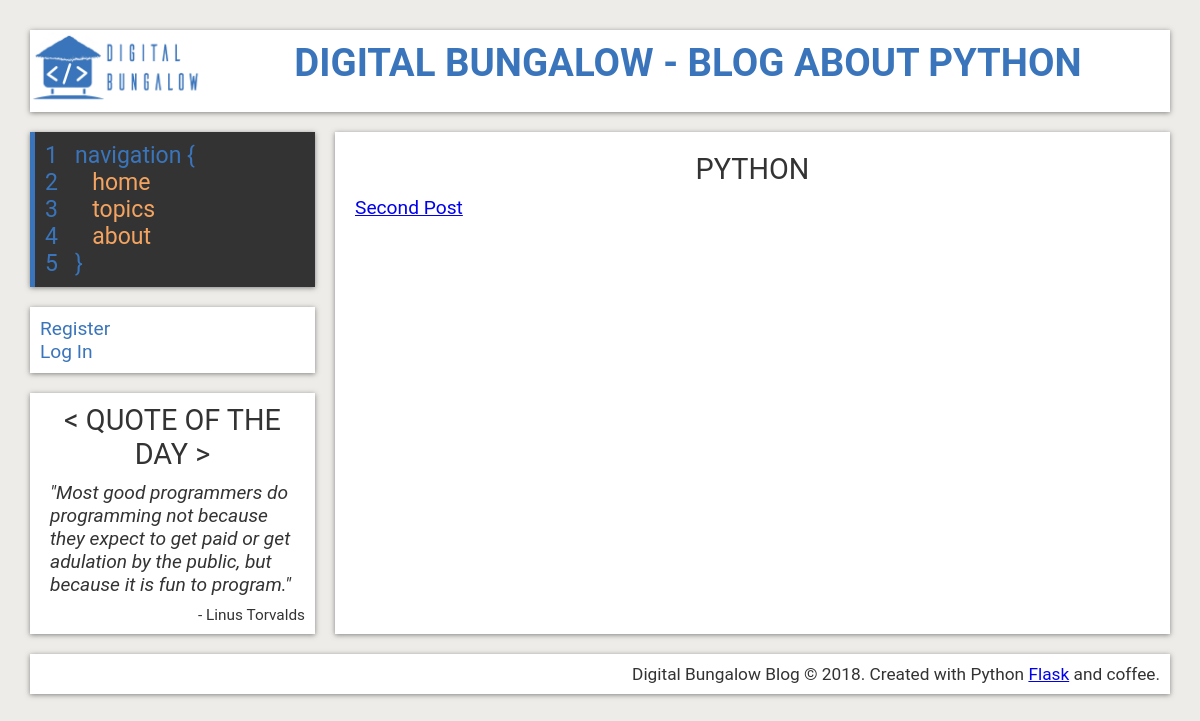
The page /topic/Python on the database as committed earlier.
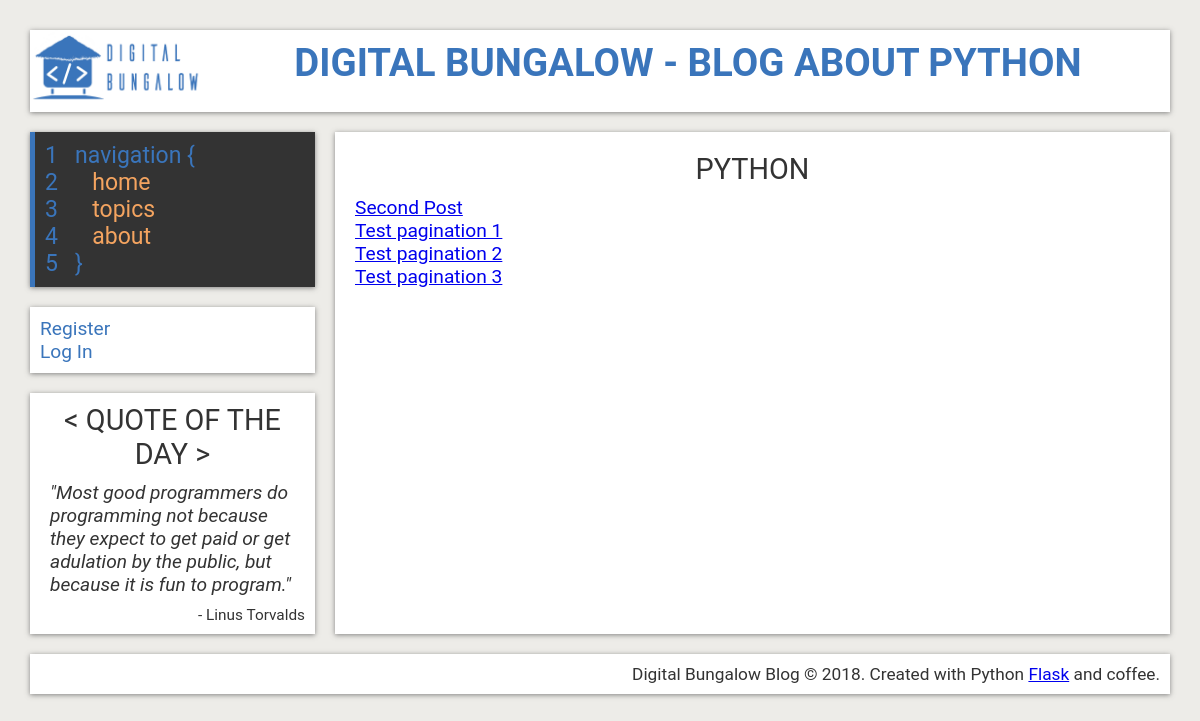
The same page on the database as committed later.
### flaskblog/models.py (models this page shows, shortened)
class Post(db.Model):
    id = db.Column(db.Integer, primary_key=True)
    title = db.Column(db.String(100), nullable=False)
    date_posted = db.Column(db.DateTime, nullable=False, default=datetime.utcnow)
    content = db.Column(db.Text, nullable=False)
    topic_id = db.Column(db.Integer, db.ForeignKey('topic.id'), nullable=False)
    user_id = db.Column(db.Integer, db.ForeignKey('user.id'), nullable=False)

### flaskblog/routes.py (the view)
@app.route("/topic/<topic_name>")
def topic(topic_name):
    topic = Topic.query.filter_by(topicname=topic_name).first()
    return render_template('topic.html', topic=topic)

### flaskblog/templates/topic.html
{% extends "layout.html" %}
{% block content %}
    <article class="topics">
      <section class="post-list">
        <h2>{{ topic.topicname }}</h2>
        {% for post in topic.posts %}
          <td> <p>
            <a href="{{ url_for('post', post_title=post.title)}}">{{ post.title }}</a>
          </p> </td>
        {% endfor %}
      </section>
    </article>
{% endblock content %}

Rows that differ between the two databases and show on the page:
added Post: title "Test pagination 1"
added Post: title "Test pagination 2"
added Post: title "Test pagination 3"
